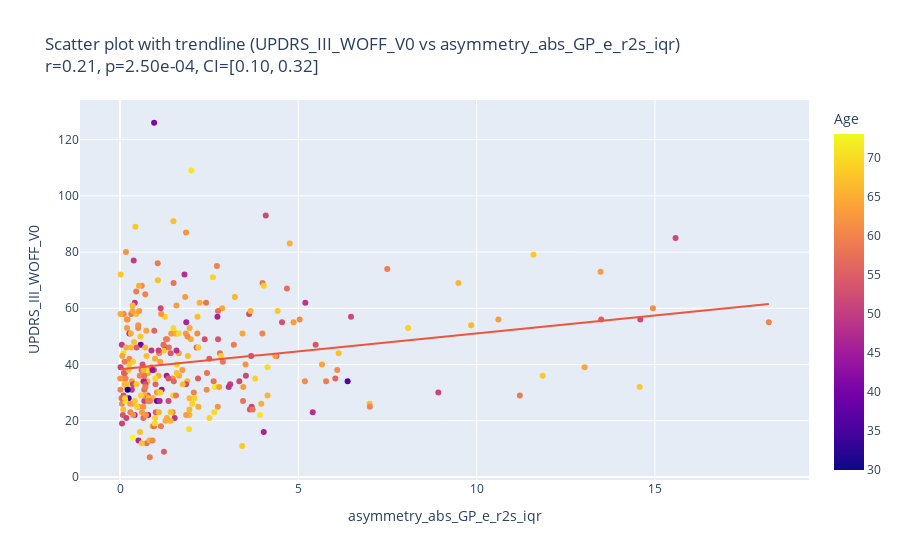
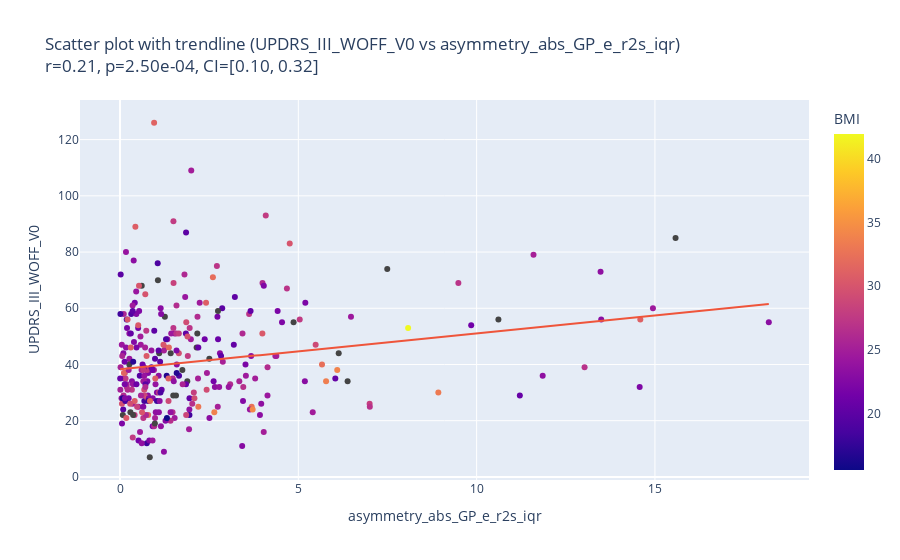
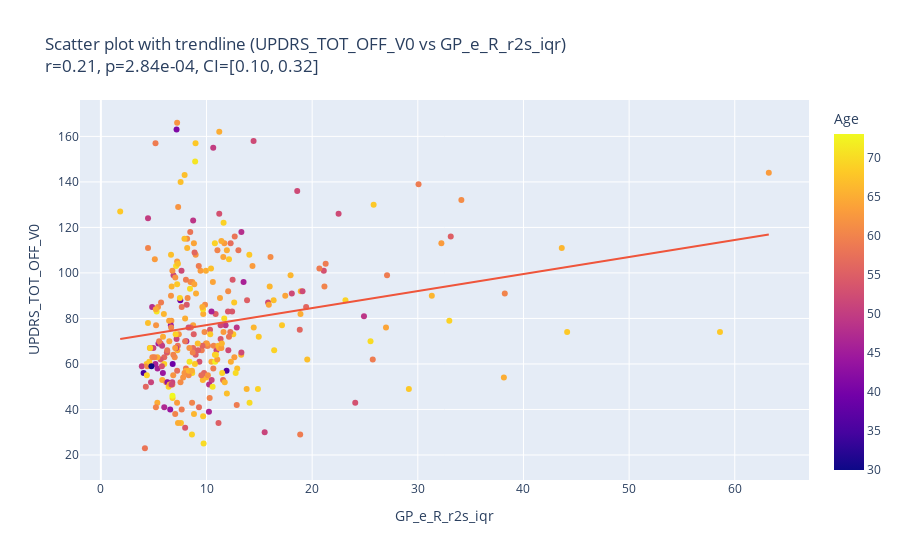
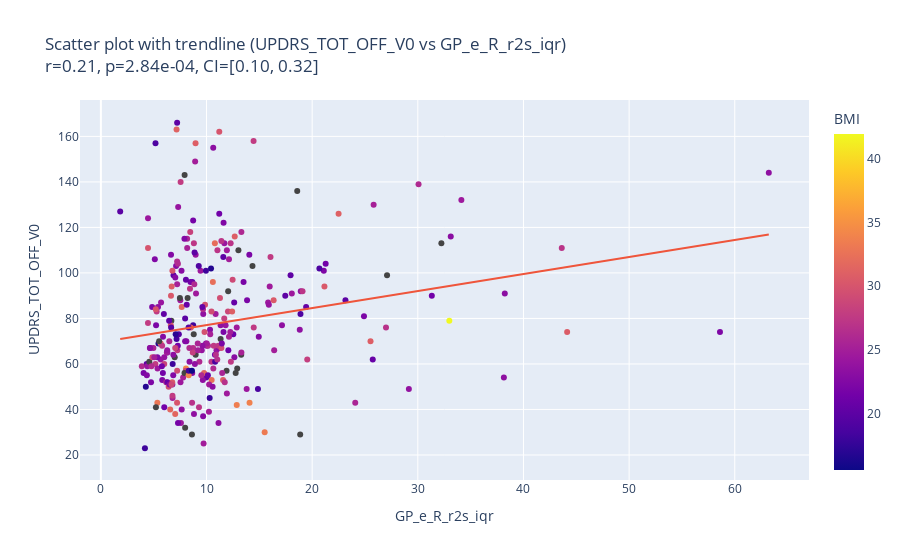

The notebook cell saved with these charts, in order:
### Code cell
# Check if the required columns exist in df_common
for col in df1.filter(regex="^(DOPA|UPDRS)", axis=1):
    #print(f"Processing column: {col}")
    # Create a scatter plot with a trendline
    for asymmetry_col in df_common.filter(regex="^(GP|asymmetry)", axis=1).columns : #["asymmetry_abs_GP_e_qsm_moyen", "asymmetry_abs_GP_e_r2s_median"]:
        print(f"Processing columns:  {col} {asymmetry_col}")
        # Calculate Pearson correlation and confidence interval
        x_data = df_common[asymmetry_col]
        y_data = df_common[col]
        mask = ~x_data.isna() & ~y_data.isna()  # Filter NaN values
        r, p, r_ci = pearsonr_ci(x_data[mask], y_data[mask])
        print(f"Pearson correlation: r={r:.2f}, p-value={p:.2e}, CI=[{r_ci[0]:.2f}, {r_ci[1]:.2f}]")
        # Only display the plot if the correlation is greater than 0.2
        if abs(r) > 0.2 :
            for color_col in ["Age", "BMI"]:  # Include both Age and BMI
                fig = px.scatter(
                    df_common,
                    x=asymmetry_col,
                    y=col,
                    color=color_col,
                    trendline="ols",  # Add a trendline
                    title=(
                        f"Scatter plot with trendline ({col} vs {asymmetry_col})<br>"
                        f"r={r:.2f}, p={p:.2e}, CI=[{r_ci[0]:.2f}, {r_ci[1]:.2f}]"
                    ),
                    labels={
                        asymmetry_col: f"{asymmetry_col}",
                        #f"Absolute asymmetry of GP_e ({asymmetry_col.split('_')[-1]})",
                        color_col: color_col,
                        col: col
                    }
                )
                # Save the figure as an image
                fig.write_image(f"/NAS/deathrow/protocoles/predistim/screenshots/{col}_vs_{asymmetry_col}_colored_by_{color_col}.png")
                fig.show()

### Figure 1 — Plotly figure (JSON) as saved in the notebook; plotly's stock layout.template omitted (floating-point values rounded to 4 significant figures; data arrays with more than 128 entries replaced by an {"elided": "..."} marker saying what was removed)
{"data": [{"hovertemplate": "asymmetry_abs_GP_e_r2s_iqr=%{x}<br>UPDRS_III_WOFF_V0=%{y}<br>Age=%{marker.color}<extra></extra>", "legendgroup": "", "marker": {"color": {"elided": "428 int values"}, "coloraxis": "coloraxis", "symbol": "circle"}, "mode": "markers", "name": "", "orientation": "v", "showlegend": false, "type": "scatter", "x": {"elided": "428 float values"}, "xaxis": "x", "y": {"elided": "428 int values"}, "yaxis": "y"}, {"hovertemplate": "<b>OLS trendline</b><br>UPDRS_III_WOFF_V0 = 1.27548 * asymmetry_abs_GP_e_r2s_iqr + 38.3259<br>R<sup>2</sup>=0.045260<br><br>asymmetry_abs_GP_e_r2s_iqr=%{x}<br>UPDRS_III_WOFF_V0=%{y} <b>(trend)</b><extra></extra>", "legendgroup": "", "marker": {"symbol": "circle"}, "mode": "lines", "name": "", "showlegend": false, "type": "scatter", "x": {"elided": "292 float values"}, "xaxis": "x", "y": {"elided": "292 float values"}, "yaxis": "y"}], "layout": {"coloraxis": {"colorbar": {"title": {"text": "Age"}}, "colorscale": [[0, "#0d0887"], [0.1111, "#46039f"], [0.2222, "#7201a8"], [0.3333, "#9c179e"], [0.4444, "#bd3786"], [0.5556, "#d8576b"], [0.6667, "#ed7953"], [0.7778, "#fb9f3a"], [0.8889, "#fdca26"], [1, "#f0f921"]]}, "legend": {"tracegroupgap": 0}, "title": {"text": "Scatter plot with trendline (UPDRS_III_WOFF_V0 vs asymmetry_abs_GP_e_r2s_iqr)<br>r=0.21, p=2.50e-04, CI=[0.10, 0.32]"}, "xaxis": {"anchor": "y", "domain": [0, 1], "title": {"text": "asymmetry_abs_GP_e_r2s_iqr"}}, "yaxis": {"anchor": "x", "domain": [0, 1], "title": {"text": "UPDRS_III_WOFF_V0"}}}}

### Figure 2 — Plotly figure (JSON) as saved in the notebook; plotly's stock layout.template omitted (floating-point values rounded to 4 significant figures; data arrays with more than 128 entries replaced by an {"elided": "..."} marker saying what was removed)
{"data": [{"hovertemplate": "asymmetry_abs_GP_e_r2s_iqr=%{x}<br>UPDRS_III_WOFF_V0=%{y}<br>BMI=%{marker.color}<extra></extra>", "legendgroup": "", "marker": {"color": {"elided": "428 float values"}, "coloraxis": "coloraxis", "symbol": "circle"}, "mode": "markers", "name": "", "orientation": "v", "showlegend": false, "type": "scatter", "x": {"elided": "428 float values"}, "xaxis": "x", "y": {"elided": "428 int values"}, "yaxis": "y"}, {"hovertemplate": "<b>OLS trendline</b><br>UPDRS_III_WOFF_V0 = 1.27548 * asymmetry_abs_GP_e_r2s_iqr + 38.3259<br>R<sup>2</sup>=0.045260<br><br>asymmetry_abs_GP_e_r2s_iqr=%{x}<br>UPDRS_III_WOFF_V0=%{y} <b>(trend)</b><extra></extra>", "legendgroup": "", "marker": {"symbol": "circle"}, "mode": "lines", "name": "", "showlegend": false, "type": "scatter", "x": {"elided": "292 float values"}, "xaxis": "x", "y": {"elided": "292 float values"}, "yaxis": "y"}], "layout": {"coloraxis": {"colorbar": {"title": {"text": "BMI"}}, "colorscale": [[0, "#0d0887"], [0.1111, "#46039f"], [0.2222, "#7201a8"], [0.3333, "#9c179e"], [0.4444, "#bd3786"], [0.5556, "#d8576b"], [0.6667, "#ed7953"], [0.7778, "#fb9f3a"], [0.8889, "#fdca26"], [1, "#f0f921"]]}, "legend": {"tracegroupgap": 0}, "title": {"text": "Scatter plot with trendline (UPDRS_III_WOFF_V0 vs asymmetry_abs_GP_e_r2s_iqr)<br>r=0.21, p=2.50e-04, CI=[0.10, 0.32]"}, "xaxis": {"anchor": "y", "domain": [0, 1], "title": {"text": "asymmetry_abs_GP_e_r2s_iqr"}}, "yaxis": {"anchor": "x", "domain": [0, 1], "title": {"text": "UPDRS_III_WOFF_V0"}}}}

### Figure 3 — Plotly figure (JSON) as saved in the notebook; plotly's stock layout.template omitted (floating-point values rounded to 4 significant figures; data arrays with more than 128 entries replaced by an {"elided": "..."} marker saying what was removed)
{"data": [{"hovertemplate": "GP_e_R_r2s_iqr=%{x}<br>UPDRS_TOT_OFF_V0=%{y}<br>Age=%{marker.color}<extra></extra>", "legendgroup": "", "marker": {"color": {"elided": "428 int values"}, "coloraxis": "coloraxis", "symbol": "circle"}, "mode": "markers", "name": "", "orientation": "v", "showlegend": false, "type": "scatter", "x": {"elided": "428 float values"}, "xaxis": "x", "y": {"elided": "428 int values"}, "yaxis": "y"}, {"hovertemplate": "<b>OLS trendline</b><br>UPDRS_TOT_OFF_V0 = 0.7481 * GP_e_R_r2s_iqr + 69.5842<br>R<sup>2</sup>=0.044629<br><br>GP_e_R_r2s_iqr=%{x}<br>UPDRS_TOT_OFF_V0=%{y} <b>(trend)</b><extra></extra>", "legendgroup": "", "marker": {"symbol": "circle"}, "mode": "lines", "name": "", "showlegend": false, "type": "scatter", "x": {"elided": "291 float values"}, "xaxis": "x", "y": {"elided": "291 float values"}, "yaxis": "y"}], "layout": {"coloraxis": {"colorbar": {"title": {"text": "Age"}}, "colorscale": [[0, "#0d0887"], [0.1111, "#46039f"], [0.2222, "#7201a8"], [0.3333, "#9c179e"], [0.4444, "#bd3786"], [0.5556, "#d8576b"], [0.6667, "#ed7953"], [0.7778, "#fb9f3a"], [0.8889, "#fdca26"], [1, "#f0f921"]]}, "legend": {"tracegroupgap": 0}, "title": {"text": "Scatter plot with trendline (UPDRS_TOT_OFF_V0 vs GP_e_R_r2s_iqr)<br>r=0.21, p=2.84e-04, CI=[0.10, 0.32]"}, "xaxis": {"anchor": "y", "domain": [0, 1], "title": {"text": "GP_e_R_r2s_iqr"}}, "yaxis": {"anchor": "x", "domain": [0, 1], "title": {"text": "UPDRS_TOT_OFF_V0"}}}}

### Figure 4 — Plotly figure (JSON) as saved in the notebook; plotly's stock layout.template omitted (floating-point values rounded to 4 significant figures; data arrays with more than 128 entries replaced by an {"elided": "..."} marker saying what was removed)
{"data": [{"hovertemplate": "GP_e_R_r2s_iqr=%{x}<br>UPDRS_TOT_OFF_V0=%{y}<br>BMI=%{marker.color}<extra></extra>", "legendgroup": "", "marker": {"color": {"elided": "428 float values"}, "coloraxis": "coloraxis", "symbol": "circle"}, "mode": "markers", "name": "", "orientation": "v", "showlegend": false, "type": "scatter", "x": {"elided": "428 float values"}, "xaxis": "x", "y": {"elided": "428 int values"}, "yaxis": "y"}, {"hovertemplate": "<b>OLS trendline</b><br>UPDRS_TOT_OFF_V0 = 0.7481 * GP_e_R_r2s_iqr + 69.5842<br>R<sup>2</sup>=0.044629<br><br>GP_e_R_r2s_iqr=%{x}<br>UPDRS_TOT_OFF_V0=%{y} <b>(trend)</b><extra></extra>", "legendgroup": "", "marker": {"symbol": "circle"}, "mode": "lines", "name": "", "showlegend": false, "type": "scatter", "x": {"elided": "291 float values"}, "xaxis": "x", "y": {"elided": "291 float values"}, "yaxis": "y"}], "layout": {"coloraxis": {"colorbar": {"title": {"text": "BMI"}}, "colorscale": [[0, "#0d0887"], [0.1111, "#46039f"], [0.2222, "#7201a8"], [0.3333, "#9c179e"], [0.4444, "#bd3786"], [0.5556, "#d8576b"], [0.6667, "#ed7953"], [0.7778, "#fb9f3a"], [0.8889, "#fdca26"], [1, "#f0f921"]]}, "legend": {"tracegroupgap": 0}, "title": {"text": "Scatter plot with trendline (UPDRS_TOT_OFF_V0 vs GP_e_R_r2s_iqr)<br>r=0.21, p=2.84e-04, CI=[0.10, 0.32]"}, "xaxis": {"anchor": "y", "domain": [0, 1], "title": {"text": "GP_e_R_r2s_iqr"}}, "yaxis": {"anchor": "x", "domain": [0, 1], "title": {"text": "UPDRS_TOT_OFF_V0"}}}}
